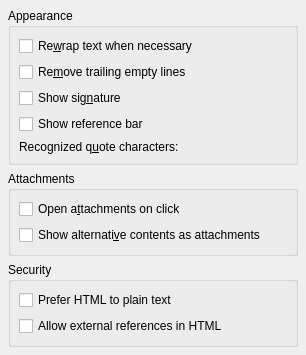
<ui version="4.0" >
 <author>Volker Krause &lt;volker.krause@rwth-aachen.de></author>
 <class>KNode::ReadNewsViewerWidgetBase</class>
 <widget class="KCModule" name="ReadNewsViewerWidgetBase" >
  <property name="geometry" >
   <rect>
    <x>0</x>
    <y>0</y>
    <width>306</width>
    <height>348</height>
   </rect>
  </property>
  <layout class="QVBoxLayout" >
   <property name="margin" >
    <number>8</number>
   </property>
   <property name="spacing" >
    <number>6</number>
   </property>
   <item>
    <widget class="QGroupBox" name="appearanceBox" >
     <property name="title" >
      <string>Appearance</string>
     </property>
     <layout class="QGridLayout" >
      <property name="margin" >
       <number>8</number>
      </property>
      <property name="spacing" >
       <number>6</number>
      </property>
      <item row="4" column="1" >
       <widget class="KLineEdit" name="kcfg_quoteCharacters" />
      </item>
      <item row="4" column="0" >
       <widget class="QLabel" name="label" >
        <property name="text" >
         <string>Recognized q&amp;uote characters:</string>
        </property>
        <property name="buddy" >
         <cstring>kcfg_quoteCharacters</cstring>
        </property>
       </widget>
      </item>
      <item row="1" column="0" colspan="2" >
       <widget class="QCheckBox" name="kcfg_removeTrailingNewlines" >
        <property name="text" >
         <string>Re&amp;move trailing empty lines</string>
        </property>
       </widget>
      </item>
      <item row="3" column="0" colspan="2" >
       <widget class="QCheckBox" name="kcfg_showRefBar" >
        <property name="text" >
         <string>Show reference bar</string>
        </property>
       </widget>
      </item>
      <item row="2" column="0" colspan="2" >
       <widget class="QCheckBox" name="kcfg_showSignature" >
        <property name="text" >
         <string>Show sig&amp;nature</string>
        </property>
       </widget>
      </item>
      <item row="0" column="0" colspan="2" >
       <widget class="QCheckBox" name="kcfg_rewrapBody" >
        <property name="text" >
         <string>Re&amp;wrap text when necessary</string>
        </property>
       </widget>
      </item>
     </layout>
    </widget>
   </item>
   <item>
    <widget class="QGroupBox" name="attachmentBox" >
     <property name="title" >
      <string>Attachments</string>
     </property>
     <layout class="QVBoxLayout" >
      <property name="margin" >
       <number>8</number>
      </property>
      <property name="spacing" >
       <number>6</number>
      </property>
      <item>
       <widget class="QCheckBox" name="kcfg_openAttachmentsOnClick" >
        <property name="text" >
         <string>Open a&amp;ttachments on click</string>
        </property>
       </widget>
      </item>
      <item>
       <widget class="QCheckBox" name="kcfg_showAlternativeContents" >
        <property name="text" >
         <string>Show alternati&amp;ve contents as attachments</string>
        </property>
       </widget>
      </item>
     </layout>
    </widget>
   </item>
   <item>
    <widget class="QGroupBox" name="securityBox" >
     <property name="title" >
      <string>Security</string>
     </property>
     <layout class="QVBoxLayout" >
      <property name="margin" >
       <number>8</number>
      </property>
      <property name="spacing" >
       <number>6</number>
      </property>
      <item>
       <widget class="QCheckBox" name="kcfg_alwaysShowHTML" >
        <property name="text" >
         <string>Prefer HTML to plain text</string>
        </property>
       </widget>
      </item>
      <item>
       <widget class="QCheckBox" name="kcfg_allowExternalReferences" >
        <property name="text" >
         <string>Allow external references in HTML</string>
        </property>
       </widget>
      </item>
     </layout>
    </widget>
   </item>
   <item>
    <spacer>
     <property name="orientation" >
      <enum>Qt::Vertical</enum>
     </property>
     <property name="sizeHint" >
      <size>
       <width>20</width>
       <height>21</height>
      </size>
     </property>
    </spacer>
   </item>
  </layout>
 </widget>
 <customwidgets>
  <customwidget>
   <class>KCModule</class>
   <extends></extends>
   <header>kcmodule.h</header>
   <container>1</container>
   <pixmap></pixmap>
  </customwidget>
  <customwidget>
   <class>KLineEdit</class>
   <extends></extends>
   <header>klineedit.h</header>
   <container>0</container>
   <pixmap></pixmap>
  </customwidget>
 </customwidgets>
 <resources/>
 <connections/>
</ui>
